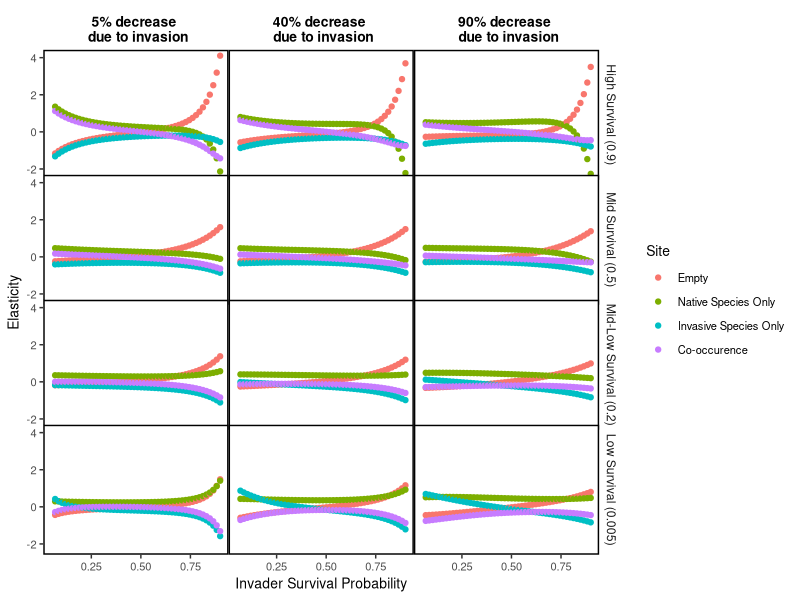
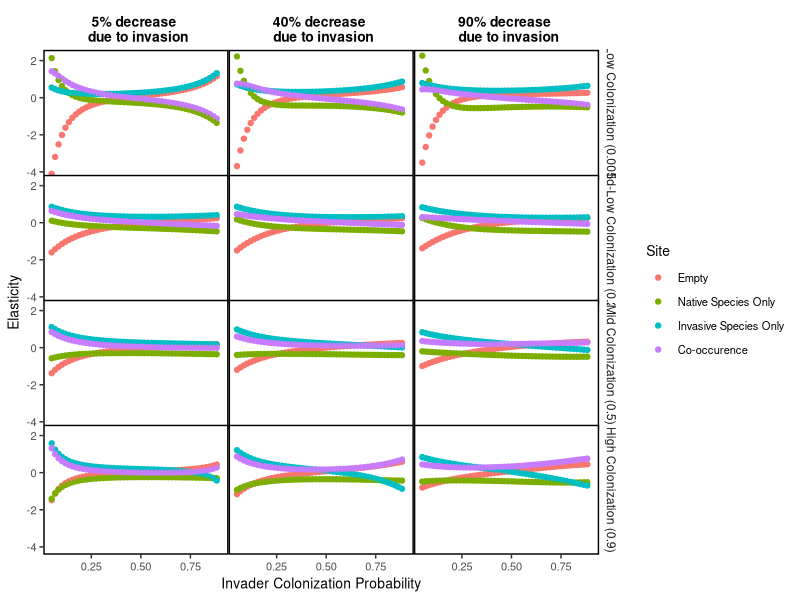
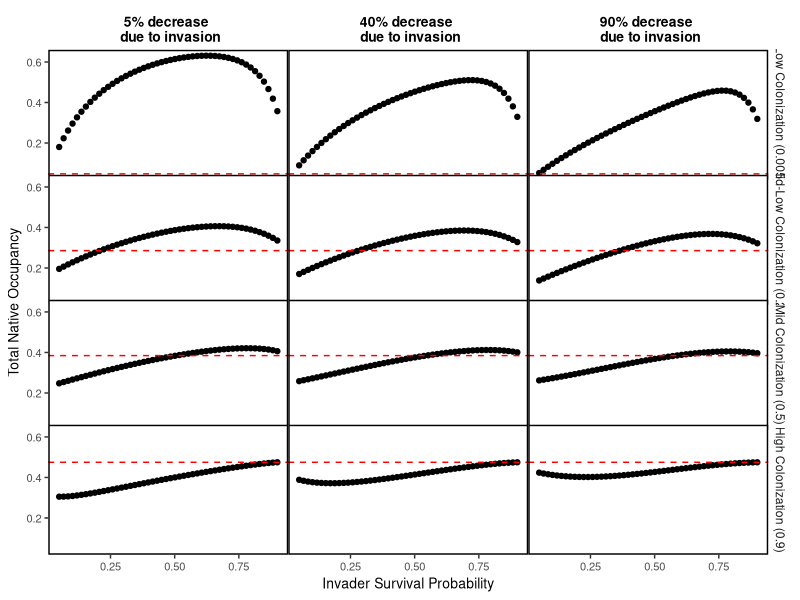

Reproduce these figures in R, in order.
library(tidyverse)

##### invasive species scenarios ######
sites <- c("Empty", "Sp1_only", "Sp2_only", "Both")

## rare native species 
lab <- c("hS", "mS", "mlS", "lS")
prob.lab <- c("surv", "col")

native_param <- matrix(data = c(0.9,0.5,0.2,0.005,
                               0.005, 0.2,0.5,0.9), byrow = F,ncol = 2, 
                       dimnames = list(lab, prob.lab))   ## from high to low survival;

## native species conditional survival and colonization 5%, 40%, 9%
nat_par <- as.data.frame(native_param) %>%
  mutate(cond_surv.1 = surv-(surv*0.05), cond_col.1 = col- (col*0.05), 
         cond_surv.2 = surv-(surv*0.4), cond_col.2 = col-(col*0.4),
         cond_surv.3 = surv-(surv*0.9), cond_col.3 = col-(col*0.9)) %>%
  pivot_longer(-c("surv","col"), names_to= "cond_param", values_to = "conditional")

nat_par <- nat_par %>% separate(cond_param, sep =c("[.]"), into = c("cond_param", "scenario") )
  
## create transition matrix
sites <- c("Empty", "Sp1_only", "Sp2_only", "Both")

trans <- matrix(data = NA, nrow = 4, ncol = 4, dimnames = list(sites, sites) )

tr.names <- c("hS", "mhS", "mlS", "lS")

cond.names <- c("l", "m", "h")

## 
out_params <- data.frame(
  col = seq(0.9, 0.05, length.out = 50),
  surv = seq(0.05, 0.9, length.out = 50),
  cond_surv = seq(0.05, 0.9, length.out = 50),
  cond_col = seq(0.9, 0.05, length.out = 50)
)

## storing transition states

equil_state <- array(data = 0, dim = c(4, length(unique(nat_par$surv)), 3, nrow(out_params)),
                     dimnames = list(sites,tr.names , cond.names, NULL)) 

## fast invader relatively low survival

for(k in 1:nrow(out_params)){
  sp2_col = out_params$col[k]
  sp2_surv = out_params$surv[k]
  cond_sp2_col = out_params$cond_col[k]
  cond_sp2_surv = out_params$cond_surv[k]
for(i in 1:3) {   
  ## loop over 3 invasive scenarios
  temp <- nat_par %>% filter %>% filter(grepl(i, scenario)) %>%
    pivot_wider(., names_from = "cond_param", values_from = "conditional") 
  
  for(j in 1:length(unique(nat_par$surv))){  ## loop over native species param
    sp1_col = temp$col[j]
    sp1_surv = temp$surv[j]
    cond_sp1_col = temp$cond_col[j]
    cond_sp1_surv = temp$cond_surv[j]
   
    
    trans[1,1] <- 1- (sp1_col * (1- sp2_col)) - (sp2_col * (1- sp1_col)) - (sp2_col * sp1_col)
    trans[2,1] <- sp1_col * (1- sp2_col)
    trans[3,1] <- sp2_col * (1- sp1_col)
    trans[4,1] <- sp2_col *  sp1_col
    
    
    trans[1,2] <- 1 - (sp1_surv * (1-cond_sp2_col)) - ((1-sp1_surv) * cond_sp2_col) - (sp1_surv * cond_sp2_col)
    trans[2,2] <- sp1_surv * (1-cond_sp2_col)
    trans[3,2] <- (1-sp1_surv) * cond_sp2_col
    trans[4,2] <- sp1_surv * cond_sp2_col
    
    trans[1,3] <- 1 - (sp2_surv * (1-cond_sp1_col)) - ((1-sp2_surv) * cond_sp1_col) - (sp2_surv * cond_sp1_col)
    trans[2,3] <- sp2_surv * (1-cond_sp1_col)
    trans[3,3] <- (1-sp2_surv) * cond_sp1_col
    trans[4,3] <- sp2_surv * cond_sp1_col
    
    trans[1,4] <- 1 - (cond_sp1_surv * (1- cond_sp2_surv)) - (cond_sp2_surv * (1- cond_sp1_surv)) - (cond_sp1_surv * cond_sp2_surv)
    trans[2,4] <- cond_sp1_surv * (1- cond_sp2_surv)
    trans[3,4] <- cond_sp2_surv * (1- cond_sp1_surv)
    trans[4,4] <- cond_sp1_surv * cond_sp2_surv
      
      ## calculate stable state distribution   
      
      stable_state <- trans %*% (eigen(trans)$vectors[, 1] / sum(eigen(trans)$vectors[, 1]))
      
      equil_state[ ,j,i,k] <- as.numeric(stable_state[,1])
  } #close j
 } # close i
} # close k



theme_set(theme_bw()) 
theme_update(axis.text.x = element_text(size = 8),
             axis.text.y = element_text(size = 8),
             axis.title.x = element_text(size = 10),
             axis.title.y = element_text(size = 10),
             legend.title = element_text(size = 10),
             legend.text = element_text(size = 8),
             legend.spacing = unit(0.25, "cm"),
             panel.grid.major = element_blank(),
             panel.grid.minor = element_blank(),
             strip.background = element_blank(),
             panel.spacing = unit(0, "lines"),
             legend.key = element_rect(fill = "white"),
             panel.spacing.y = unit(-0.25, "lines"),
             panel.border = element_rect(colour = "black", 
                                         fill = NA, size = 1),
             strip.text.x = element_text(size = 10, colour = "black", 
                                         face = "bold"))



qq <- reshape2::melt(equil_state) %>% 
  rename(Site = Var1, k = Var4)  %>%
  mutate(surv = plyr::mapvalues(k, from = seq(1,50), to = out_params$surv),
          col = plyr::mapvalues(k, from = seq(1,50), to = out_params$col)) %>%
  group_by(Site, Var2, Var3)%>% ## group by site, type of native species, effect on nat. spec
  arrange(k) %>%
  mutate(diff = c(NA, diff(value, lag = 1)),
         surv_c = c(NA, diff(surv, lag = 1)),
         col_c = c(NA, diff(col, lag = 1))) %>%
   mutate(sens1 = diff/surv_c, sens2 = diff/col_c)


lab.var2 <- c("High Survival (0.9)", "Mid Survival (0.5)", 
              "Mid-Low Survival (0.2)", "Low Survival (0.005)")

names(lab.var2) <- c("hS", "mhS", "mlS", "lS")

lab.var3 <- c("5% decrease \n due to invasion", "40% decrease \n due to invasion",
              "90% decrease \n due to invasion")

names(lab.var3) <- c("l", "m", "h")

ggplot(qq, aes(surv, sens1)) + geom_point(aes(color = Site)) +
  facet_grid(Var2~Var3, labeller = labeller(Var2 = lab.var2, 
                                                     Var3 = lab.var3)) +
  xlab("Invader Survival Probability") + ylab("Elasticity") +
  scale_color_discrete(labels = 
                         c("Empty", "Native Species Only", "Invasive Species Only", "Co-occurence"))

lab.var2a <- c("Low Colonization (0.005)", "Mid-Low Colonization (0.2)", 
              "Mid Colonization (0.5)", "High Colonization (0.9)")

names(lab.var2a) <- c("hS", "mhS", "mlS", "lS")

ggplot(qq, aes(col, sens2)) + geom_point(aes(color = Site)) +
  facet_grid(Var2~Var3, labeller = labeller(Var2 = lab.var2a, 
                                            Var3 = lab.var3)) +
  xlab("Invader Colonization Probability") + ylab("Elasticity") +
  scale_color_discrete(labels = 
                         c("Empty", "Native Species Only", "Invasive Species Only", "Co-occurence"))


## graph occupancy

## native occupancy pre-invasion
nat_equil <- array(data = 0, dim = c(2, nrow(native_param)),
                   dimnames = list(c("empty", "occupied"),tr.names)) 

trans <- matrix(data = NA, nrow = 2, ncol = 2)

for(i in 1:nrow(native_param)){
  
  col <- native_param[i,2]
  surv <- native_param[i,1]
  
  trans[1,1] <- 1-col
  trans[1,2] <- 1-surv
  trans[2,1] <- col
  trans[2,2] <- surv
  
  stable_state <- trans %*% (eigen(trans)$vectors[, 1] / sum(eigen(trans)$vectors[, 1]))
  
  nat_equil[ ,i] <- as.numeric(stable_state[,1])
  
}

nat_equil1 <- reshape2::melt(nat_equil) %>% filter(Var1 == "occupied")

zz <- reshape2::melt(equil_state) %>% 
  rename(Site = Var1, k = Var4)  %>%
  mutate(surv = plyr::mapvalues(k, from = seq(1,50), to = out_params$surv),
         col = plyr::mapvalues(k, from = seq(1,50), to = out_params$col)) %>%
  group_by(k, Var2, Var3) %>% ## group by site, type of native species, effect on nat. spec
 pivot_wider(names_from = Site, values_from = value) %>%
  mutate(tot_occ = (Sp1_only + Both))

ggplot(zz, aes(surv, tot_occ)) + geom_point() + 
  geom_hline(data = nat_equil1, aes(yintercept = value), linetype = "dashed", color = "red") +
  facet_grid(Var2~Var3, labeller = labeller(Var2 = lab.var2a, 
                                            Var3 = lab.var3)) +
  xlab("Invader Survival Probability") + ylab("Total Native Occupancy") 


